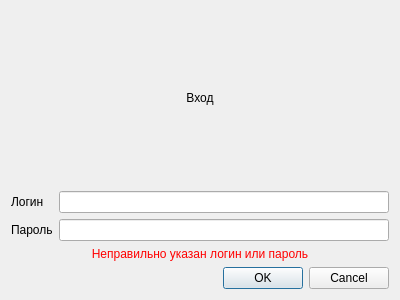
<?xml version="1.0" encoding="UTF-8"?>
<ui version="4.0">
 <class>auth_window</class>
 <widget class="QWidget" name="auth_window">
  <property name="geometry">
   <rect>
    <x>0</x>
    <y>0</y>
    <width>400</width>
    <height>300</height>
   </rect>
  </property>
  <property name="windowTitle">
   <string>Form</string>
  </property>
  <layout class="QGridLayout" name="gridLayout">
   <item row="1" column="0">
    <widget class="QLabel" name="loginName">
     <property name="text">
      <string>Логин</string>
     </property>
    </widget>
   </item>
   <item row="1" column="1">
    <widget class="QLineEdit" name="login"/>
   </item>
   <item row="0" column="0" colspan="2">
    <widget class="QLabel" name="authName">
     <property name="text">
      <string>Вход</string>
     </property>
     <property name="alignment">
      <set>Qt::AlignCenter</set>
     </property>
    </widget>
   </item>
   <item row="2" column="1">
    <widget class="QLineEdit" name="password"/>
   </item>
   <item row="2" column="0">
    <widget class="QLabel" name="passwordName">
     <property name="text">
      <string>Пароль</string>
     </property>
    </widget>
   </item>
   <item row="4" column="0" colspan="2">
    <widget class="QDialogButtonBox" name="buttonBox">
     <property name="standardButtons">
      <set>QDialogButtonBox::Cancel|QDialogButtonBox::Ok</set>
     </property>
     <property name="centerButtons">
      <bool>false</bool>
     </property>
    </widget>
   </item>
   <item row="3" column="0" colspan="2">
    <widget class="QLabel" name="loginError">
     <property name="sizePolicy">
      <sizepolicy hsizetype="Preferred" vsizetype="Fixed">
       <horstretch>0</horstretch>
       <verstretch>0</verstretch>
      </sizepolicy>
     </property>
     <property name="palette">
      <palette>
       <active>
        <colorrole role="WindowText">
         <brush brushstyle="SolidPattern">
          <color alpha="255">
           <red>255</red>
           <green>0</green>
           <blue>0</blue>
          </color>
         </brush>
        </colorrole>
       </active>
       <inactive>
        <colorrole role="WindowText">
         <brush brushstyle="SolidPattern">
          <color alpha="255">
           <red>255</red>
           <green>0</green>
           <blue>0</blue>
          </color>
         </brush>
        </colorrole>
       </inactive>
       <disabled>
        <colorrole role="WindowText">
         <brush brushstyle="SolidPattern">
          <color alpha="96">
           <red>164</red>
           <green>166</green>
           <blue>168</blue>
          </color>
         </brush>
        </colorrole>
       </disabled>
      </palette>
     </property>
     <property name="text">
      <string>Неправильно указан логин или пароль</string>
     </property>
     <property name="alignment">
      <set>Qt::AlignCenter</set>
     </property>
    </widget>
   </item>
  </layout>
 </widget>
 <resources/>
 <connections/>
</ui>
